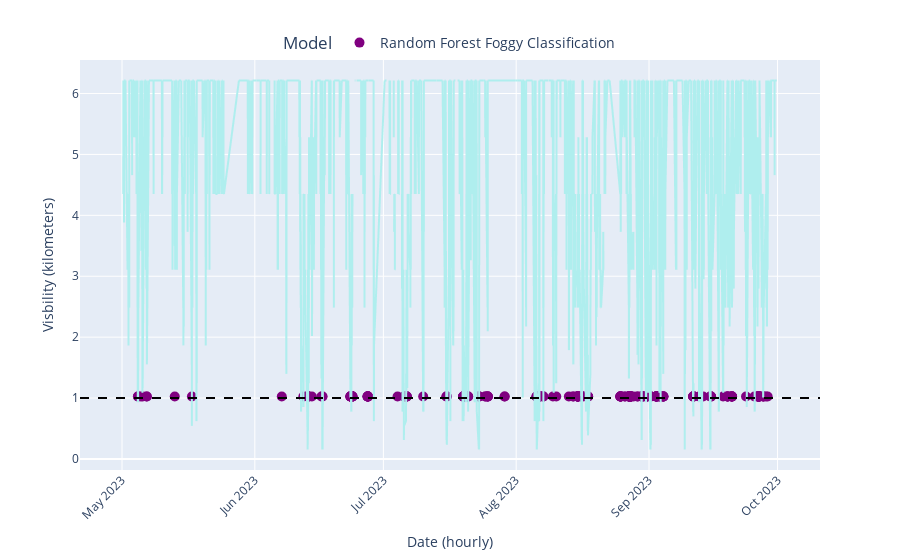

Write notebook code for a chart like this one.
### Code cell
## reproduce visibility / relh
filtered_data['vsby'] = filtered_data['vsby']/1.60934
import plotly.express as px

# Create the main line plot for Relative Humidity
fig2 = px.line(
    filtered_data,
    x='time_pst',
    y='vsby',
    labels={'vsby': 'ASOS Visbility'},
    color_discrete_sequence=['paleturquoise']
)
fig2.add_scatter(
x=filtered_data['time_pst'],
y=filtered_data['rf_pred_plot'],
mode='markers',
name='Random Forest Foggy Classification',
marker=dict(color='purple', size=10)
)
fig2.add_hline(y=1, line=dict(color='black', dash='dash'))

fig2.update_layout(
    legend=dict(
        y=1,  # y=1 places the legend at the top
        x=0.5,  # x=0.5 centers the legend
        xanchor='center',  # 'center' means the center of the legend is at x position
        yanchor='bottom',  # 'bottom' means the bottom of the legend is at the y position
        orientation='h'  # Horizontal orientation
    ),
    # ... other layout properties
)
# Update layout of the fig2ure
fig2.update_layout(
    xaxis_title='Date (hourly)',
    yaxis_title='Visbility (kilometers)',
    # yaxis_tickformat='.0%',  # Add this line to format the y-axis ticks as percentages
    xaxis_tickangle=-45,
    legend_title_text='Model',
    legend_font_size=14,
    height=500,
)

### Figure 1 — Plotly figure (JSON) as saved in the notebook; plotly's stock layout.template omitted (floating-point values rounded to 4 significant figures; data arrays with more than 128 entries replaced by an {"elided": "..."} marker saying what was removed)
{"data": [{"hovertemplate": "time_pst=%{x}<br>ASOS Visbility=%{y}<extra></extra>", "legendgroup": "", "line": {"color": "paleturquoise", "dash": "solid"}, "marker": {"symbol": "circle"}, "mode": "lines", "name": "", "showlegend": false, "type": "scattergl", "x": {"elided": "3737 str values"}, "xaxis": "x", "y": {"elided": "3737 float values"}, "yaxis": "y"}, {"marker": {"color": "purple", "size": 10}, "mode": "markers", "name": "Random Forest Foggy Classification", "type": "scatter", "x": {"elided": "3737 str values"}, "y": {"elided": "3737 float values"}}], "layout": {"autosize": true, "legend": {"font": {"size": 14}, "orientation": "h", "title": {"text": "Model"}, "tracegroupgap": 0, "x": 0.5, "xanchor": "center", "y": 1, "yanchor": "bottom"}, "margin": {"t": 60}, "shapes": [{"line": {"color": "black", "dash": "dash"}, "type": "line", "x0": 0, "x1": 1, "xref": "x domain", "y0": 1, "y1": 1, "yref": "y"}], "xaxis": {"anchor": "y", "autorange": true, "domain": [0, 1], "range": ["2023-04-21 07:00:37.6081", "2023-10-10 19:29:22.3919"], "tickangle": -45, "title": {"text": "Date (hourly)"}, "type": "date"}, "yaxis": {"anchor": "x", "autorange": true, "domain": [0, 1], "range": [-0.1812, 6.55], "title": {"text": "Visbility (kilometers)"}, "type": "linear"}}}
